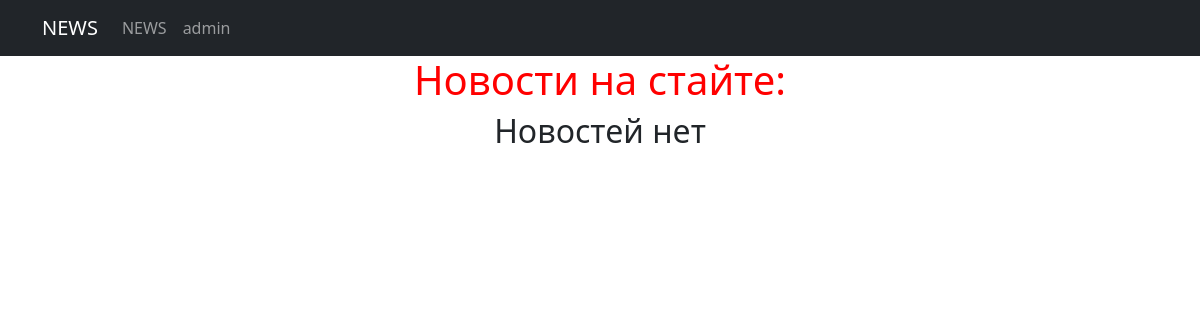
The page /news/ on the database as committed earlier.
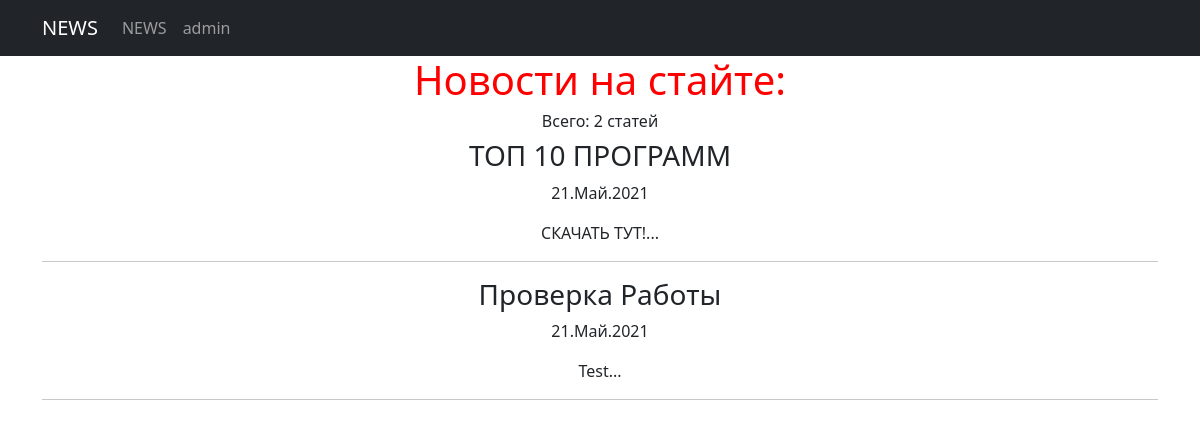
The same page on the database as committed later.
### news/models.py (models this page shows, shortened)
class Post(models.Model):
    PostAuthor = models.ForeignKey(Author, on_delete=models.CASCADE)
    PostNews = 'PN'
    PostArticle = 'PA'
    POSITIONS = [
        (PostArticle, 'Статья'),
        (PostNews, 'Новость'),
    ]
    title = models.CharField(max_length=50)
    positions = models.CharField(max_length=2, choices=POSITIONS, default=PostArticle)
    data = models.DateTimeField(auto_now_add=True)
    postCategory = models.ManyToManyField(Category, through='PostCategory')
    previewName = models.CharField(max_length=128)
    text = models.TextField()
    rating = models.SmallIntegerField(default=0)
    def preview(self):
        return self.text[0:124] + '...'
    class Meta:
        verbose_name = 'Пост'
        verbose_name_plural = 'Посты'

### news/views.py (the view)
# urls.py: path('news/', include('news.urls'))
class news(ListView):
    model = Post
    template_name = 'news.html'
    context_object_name = 'news'
    queryset = Post.objects.order_by('-data')

### templates/news.html (shortened to what this page needs)
<!DOCTYPE html>
<html lang="en">
<head> {% extends 'flatpages/default.html' %}
{% block content %}
<h1><span style="color: #ff0000;">Новости на стайте:</span></h1>
{% if news %}
<h6>Всего: {{news|length}} статей</h6>
    {% for el in news %}
        <h3>{{ el.title }}</h3>
        <p>{{ el.data|date:'d.M.Y' }}</p>
        <p>{{ el.preview }}</p>
        <hr>
    {%endfor%}
{% else %}
    <h2>Новостей нет</h2>
{% endif %}
{% endblock content %}

Rows that differ between the two databases and show on the page:
added Post: title "ТОП 10 ПРОГРАММ", data "21.Май.2021", preview "СКАЧАТЬ ТУТ!..."
added Post: title "Проверка Работы", data "21.Май.2021", preview "Test..."
Other text that changed with them:
{{ news|length }}: (not shown) → "2"
text no longer shown: "Новостей нет"
text now shown: "Всего: статей"
